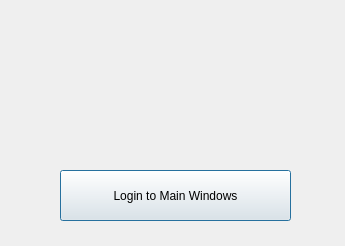
<?xml version="1.0" encoding="UTF-8"?>
<ui version="4.0">
 <class>LoginDlg</class>
 <widget class="QDialog" name="LoginDlg">
  <property name="geometry">
   <rect>
    <x>0</x>
    <y>0</y>
    <width>345</width>
    <height>246</height>
   </rect>
  </property>
  <property name="windowTitle">
   <string>Dialog</string>
  </property>
  <widget class="QPushButton" name="pushButton">
   <property name="geometry">
    <rect>
     <x>60</x>
     <y>170</y>
     <width>231</width>
     <height>51</height>
    </rect>
   </property>
   <property name="text">
    <string>Login to Main Windows</string>
   </property>
  </widget>
 </widget>
 <resources/>
 <connections>
  <connection>
   <sender>pushButton</sender>
   <signal>clicked()</signal>
   <receiver>LoginDlg</receiver>
   <slot>accept()</slot>
   <hints>
    <hint type="sourcelabel">
     <x>183</x>
     <y>165</y>
    </hint>
    <hint type="destinationlabel">
     <x>52</x>
     <y>193</y>
    </hint>
   </hints>
  </connection>
 </connections>
</ui>
